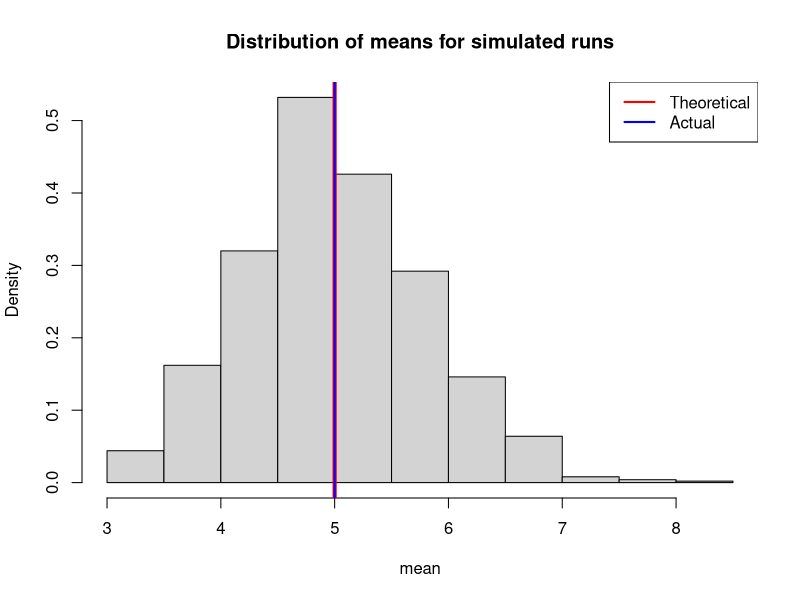
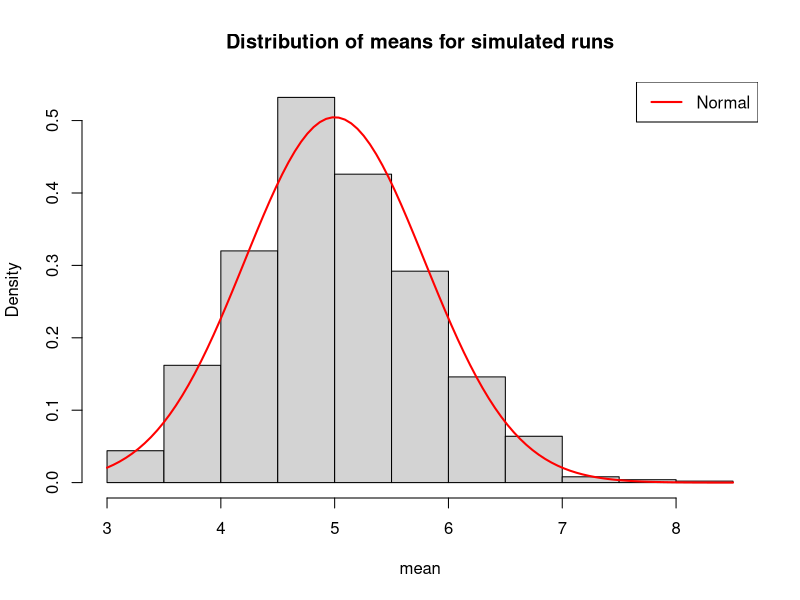

The R script that drew these images, in order:
## ---- chunk 1
set.seed(100)
mnsrexp = NULL
for (i in 1:1000) mnsrexp = c(mnsrexp,mean(rexp(40,0.2)))
hist(mnsrexp,
     main="Distribution of means for simulated runs",
     xlab="mean",
     prob=TRUE)
abline(v=5,col="red",lwd=4)
abline(v=mean(mnsrexp),col="blue",lwd=2)
legend("topright",c('Theoretical','Actual'),col=c('red','blue'),lwd=2)
## ---- chunk 2
1/0.2
## ---- chunk 3
mean(mnsrexp)
## ---- chunk 4
(1/0.2)^2/40
## ---- chunk 5
var(mnsrexp)
## ---- chunk 6
hist(mnsrexp,
     main="Distribution of means for simulated runs",
     xlab="mean",
     prob=TRUE)
curve(dnorm(x,mean=5,sd=sqrt(0.625)),lwd=2,add=TRUE,col="red")
legend("topright",c('Normal'),col=c('red'),lwd=2)
